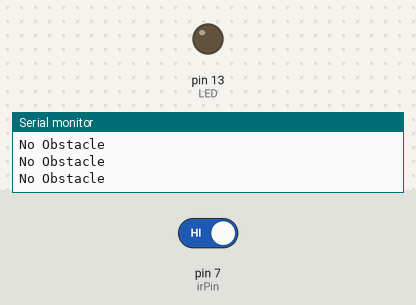
A sketch run on a simulated Arduino Uno, built with avr-gcc and run on an emulated ATmega328P. Parts: output pins drawn as LEDs (lit = HIGH), the last lines printed to the serial monitor. The test bench sets the inputs (shaded band); at power-on: pin 7 (irPin) HIGH.

Above: at 1.2 s.
1.3 s: pin 7 (irPin) driven LOW
At 1.7 s:
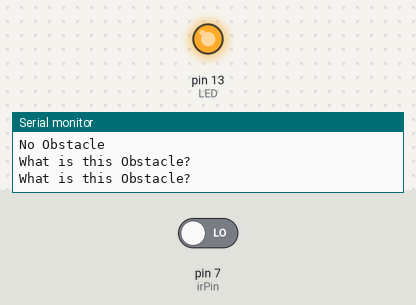
2.9 s: pin 7 (irPin) driven HIGH
At 4.1 s:
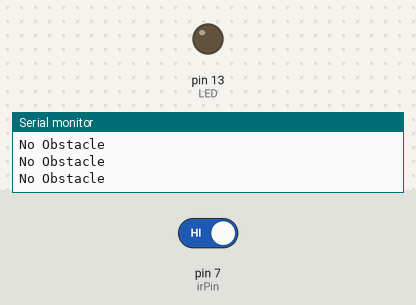
Timing chart, 0 to 5.9 s (numbered marks = the images above; inputs shaded):
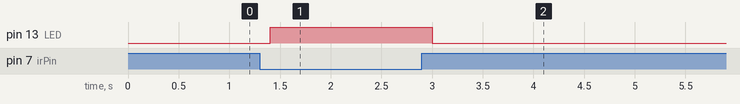

The sketch:

ir-proximity.ino
```cpp
int LED = 13; // Onboard LED pin
int irPin = 7;  // This is our input pin (IR LED at pin 7)
int sensorOut = HIGH;  // HIGH at No Obstacle

void setup() {

  pinMode(LED, OUTPUT);

  pinMode(irPin, INPUT);

  Serial.begin(9600);

}

void loop() {

  sensorOut = digitalRead(irPin);

  if (sensorOut == LOW)

  {

    Serial.println("What is this Obstacle?");

    digitalWrite(LED, HIGH);

  }

  else

  {

    Serial.println("No Obstacle");

    digitalWrite(LED, LOW);

  }

  delay(200);

}
```

Measured:
- after the input at 1.3 s, pin 13 (LED): LOW → HIGH after 0.10 s
- after the input at 2.9 s, pin 13 (LED): HIGH → LOW after 0.10 s
